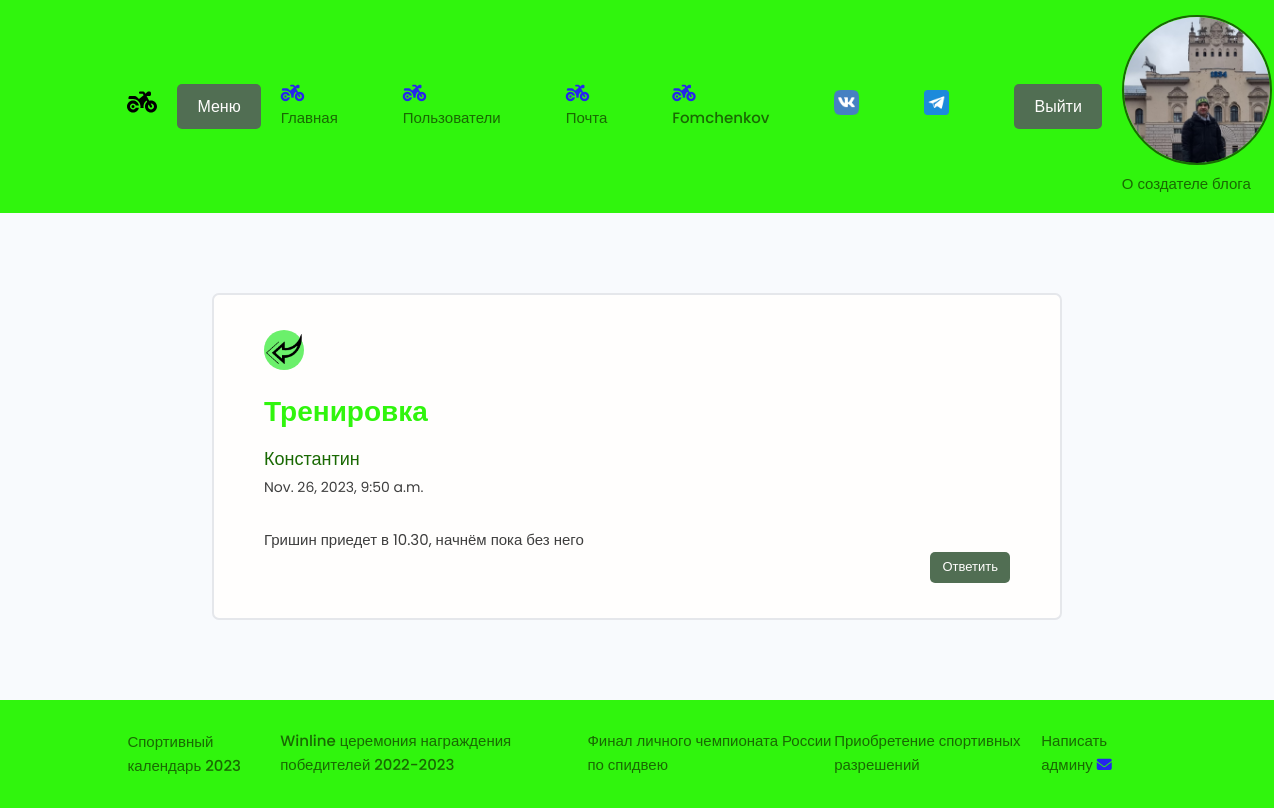
The app's page /users/message/6 (signed in) with its own data.
### users/models.py (models this page shows, shortened)
class Message(models.Model):
    sender = models.ForeignKey(Profiles, on_delete=models.SET_NULL, null=True, blank=True, verbose_name='отправитель')
    recipient = models.ForeignKey(Profiles, on_delete=models.SET_NULL, null=True, blank=True,
                                  related_name='messages', verbose_name='получатель')
    name = models.CharField(max_length=200, null=True, blank=True, verbose_name='имя отправителя')
    email = models.EmailField(max_length=200, null=True, blank=True)
    subject = models.CharField(max_length=200, null=True, blank=True, verbose_name='тема письма')
    body = models.TextField(verbose_name='текст письма')
    is_read = models.BooleanField(default=False, null=True)
    created = models.DateTimeField(auto_now_add=True)
    class Meta:
        ordering = ['is_read', '-created']

### users/views.py (the view)
# urls.py: path('message/<pk>', views.view_message, name='message'),
@login_required(login_url='login')
def view_message(request, pk):
    profile = request.user.profiles
    message = profile.messages.get(pk=pk)
    if not message.is_read:
        message.is_read = True
        message.save()
    context = {'message': message}
    return render(request, 'users/message.html', context)

### users/templates/users/message.html (shortened to what this page needs)
{% extends 'blogs/base.html' %}
{% load static %}
{% block content %}
<main class="messagePage my-xl">
    <div class="content-box">
        <div class="message">
            <a class="backButton" href="{% url 'inbox' %}">
            <img src="{% static 'images/left.png'%}" alt="left">
            </a>
            <h2 class="message__subject">{{ message.subject }}</h2>
            {% if message.sender.id %}
            {% if message.sender %}
            <a href="{% url 'user_profile' message.sender.id %}" class="message__author">{{ message.sender }}</a>
            {% else %}
            <a href="" class="message__author">{{ message.name }}</a>
            {% endif %}
            <p class="message__date">{{ message.created }}</p>
            <div class="message__body">
            {{ message.body | linebreaksbr }}
            </div>
            <div class="message__answer">
            <a href="{% url 'create-message' request.user.id %}" class="btn btn--sub btn--sm">Ответить </a>
            </div>
        </div>
    </div>
</main>
{% endif %}
{% endblock %}

### blogs/templates/blogs/navbar.html (shortened to what this page needs)
{% load static %}
<header class="header">
    <div class="container">
        <a href="https://yandex.ru/games/app/104552?utm_campaign=rus_games_category-tag1_yandex_search_460.new%7C59209247&utm_medium=search&utm_source=yandex&utm_term=мото%20играть&utm_content=k50id%7C0100000026530692216_26530692216%7Ccid%7C59209247%7Cgid%7C4460577361%7Caid%7C10267378046%7Cadp%7Cno%7Cpos%7Cpremium1%7Csrc%7Csearch_none%7Cdvc%7Cdesktop%7Cmain#app-id=104552&catalog-session-uid=catalog-fdd06838-9f26-5c54-88c1-589accba6267-1698846900716-2e6a&rtx-reqid=15332313874183280178&pos=%7B%22listType%22%3A%22suggested%22%2C%22tabCategory%22%3A%22tag%22%7D&redir-data=%7B%22block%22%3A%22suggested%22%2C%22block_index%22%3A1%2C%22card%22%3A%22adaptive_recommended_new%22%2C%22col%22%3A1%2C%22first_screen%22%3A1%2C%22page%22%3A%22tag_175%22%2C%22rn%22%3A208590498%2C%22row%22%3A0%2C%22rtx_reqid%22%3A%2215332313874183280178%22%2C%22wrapper%22%3A%22grid-list%22%2C%22http_ref%22%3A%22https%253A%252F%252Fyandex.ru%252Fgames%252Ftag%252Fmototsikly_175%253Fk50id%253D0100000026530692216_26530692216%2526etext%253D2202.CMxsDZ-hGwTWFh2cPU1_FpYTB3ZeaDfPndT3Yvr5L9u6a-esZMgbT12hHn-036G7emVmb3FudGlxdGtkenVkcw.7a316d76cc2939811d87c6c8d372c2196b7d29a1%2526yclid%253D6468167345593194550%22%7D" class="header--logo" target="_blank">
            <img class="logo" src="{% static 'images/logo2.svg' %}" alt="Motocross Logo" />
        </a>
        <div class="menu">
            <button class="btn btn--sub">Меню</button>
        </div>
        <nav class="header--nav">
            <ul class="header--menu">
                <li class="header--menu--items"><a href="{% url 'blogs' %}"><br>Главная</a></li>
                <li class="header--menu--items"><a href="{% url 'profiles' %}"><br>Пользователи</a></li>
                {% if request.user.is_authenticated %}
                <li class="header__menuItem"><a href="{% url 'inbox' %}">Почта</a></li>
                <li class="header--menu--items"><a href="{% url 'account' %}"><br>{{ request.user }}</a></li>
                <li>
                    <a href="https://vk.com/motocross_ru" target="_blank" rel="noopener noreferrer" class="vk">
                        <img src="{% static 'images/vk.ico' %}" alt="VK"/>
                    </a>
                </li>
                <li>
                    <a href="https://t.me/s/motocrossrace" target="_blank" rel="noopener noreferrer" class="vk">
                        <img src="{% static 'images/tg.ico' %}" alt="telegram"/>
                    </a>
                </li>
                <li class="header__menuItem"><a href="{% url 'logout' %}" class="btn btn--sub">Выйти</a></li>
                {% else %}
                <li class="header--menu--items"><a href="{% url 'login' %}"><i class="fa-solid fa-motorcycle fa-fade fa-lg" style="color: #2525ed;"></i><br>Вход / Регистрация</a></li>
                {% endif %}
            </ul>
        </nav>
        <div class="autor">
            <a href="{% url 'autor' %}"><img class="avatar avatar--lg" src="{% static 'images/autor_photo.jpg' %}" alt="Autor" /> <br> О создателе блога</a>
        </div>
    </div>
</header>

### blogs/static/styles/app.css (style rules this page uses)
:root { --color-sub: #30f50d; }
.btn--sub { background-color: var(--color-sub-light); }
img { width: 100%; }
.content-box { width: 95%; max-width: 85rem; margin: 0 auto; }
.header { position: sticky; z-index: 111; background-color: var(--color-sub); padding: 1.5rem 0; }
.header > .container { display: flex; justify-content: space-between; align-items: center; }
.logo { width: 30px; height: 30px; margin-right: 20px; }
.header--logo { text-align: end; }
.menu { position: relative; display: inline-block; margin-right: 2rem; }
.header--menu { display: inline-flex; list-style-type: none; }
.header--nav > ul { display: inline-flex; align-items: center; list-style: none; gap: 6.5rem; }
.autor { margin-left: 2rem; }
.vk img { width: 25px; }
.message { padding: 2.5rem 0; }
.message > a { display: flex; gap: 1rem; }
.message__author, .message__date { flex-basis: 25%; }
.message__subject { flex-basis: 50%; }
.message__date { text-align: right; }
.message__answer { text-align: right; }
.messagePage .message { list-style: none; background: var(--color-white); padding: 3.5rem 5rem; border: 2px solid var(--color-light); border-radius: 0.7rem; }
.messagePage .message__subject { font-size: 2.8rem; color: var(--color-sub); margin-bottom: 1rem; margin-top: 2rem; }
.messagePage .message__author { font-size: 1.8rem; font-weight: 500; }
.messagePage .message__date { font-size: 1.4rem; font-weight: 400; text-align: left; margin-bottom: 3rem; }
.backButton { background: var(--color-main-light); color: var(--color-main); width: 4rem; height: 4rem; display: flex; align-items: center; justify-content: center; border-radius: 50%; }

### blogs/static/uikit/styles/modules/_variables.css (style rules this page uses)
:root { --color-main: #196903; --color-main-light: #6bf06b; --color-sub: #40563f; --color-sub-light: #516e53; --color-sub-lighter: #ededfd; --color-text: #3e3e3e; --color-gray: #8b8b8b; --color-light: #e5e7eb; --color-light-gray: #767676; --color-bg: #f8fafd; --color-white: #fffefd; --color-white-light: #f3f3f3; --color-success: #359e64; --color-success-bg: #def8e8; --color-error: #fc4b0b; --color-error-bg: #fff2ee; --font-base: 'Poppins', arial, helvetica, 'Segoe UI', roboto, ubuntu, sans-serif; --font-monospace: 'Fira Code', 'Courier New', courier, monospace; --font-regular: 300; --font-medium: 500; --font-bold: 700; --generic-shadow: 1px 1px 5px #00000010; --generic-transition: all 0.3s ease-in-out; }

### blogs/static/uikit/styles/modules/_base.css (style rules this page uses)
* { margin: 0; padding: 0; box-sizing: border-box; text-rendering: optimizeLegibility; color: inherit; font-size: inherit; }
html { font-size: 50%; }
@media only screen and (min-width: 480px) { html { font-size: 56.25%; } }
@media only screen and (min-width: 1200px) { html { font-size: 62.5%; } }
body { line-height: 1.6; font-weight: 400; font-size: 1.5rem; color: var(--color-text); background-color: var(--color-bg); min-height: 100vh; }

### blogs/static/uikit/styles/modules/_typography.css (style rules this page uses)
* { font-family: var(--font-base); }
h2 { font-size: 3.6rem; font-weight: var(--font-bold); }
p, span, strong { font-size: 1.6rem; color: var(--color-text); font-weight: var(--font-regular); }
a { padding-bottom: 2px; text-decoration: none; display: inline-block; color: var(--color-main); font-weight: var(--font-medium); }

### blogs/static/uikit/styles/modules/_utilities.css (style rules this page uses)
.container { width: 92%; max-width: 165rem; margin: 0 auto; box-sizing: border-box; }
@media screen and (min-width: 1000px) { .container { width: 90%; } }
@media screen and (min-width: 1200px) { .container { width: 80%; } }
.my-xl { margin: 8rem auto; }

### blogs/static/uikit/styles/modules/_avatar.css (style rules this page uses)
.avatar { border-radius: 50%; border: 2px solid var(--color-main); object-fit: cover; }
.avatar--lg { height: 15rem; width: 15rem; }

### blogs/static/uikit/styles/modules/_button.css (style rules this page uses)
.btn { display: inline-block; position: relative; cursor: pointer; background-color: var(--color-light); font-weight: var(--font-medium); color: var(--color-sub); text-decoration: none; padding: 1rem 2rem; border-radius: 0.5rem; border: none; width: -webkit-fit-content; width: -moz-fit-content; width: fit-content; height: -webkit-fit-content; height: -moz-fit-content; height: fit-content; font-size: 1.6rem; outline-width: 0; outline-color: transparent; -webkit-backface-visibility: hidden; backface-visibility: hidden; transition: all 0.3s ease-in-out; }
.btn--sub { background-color: var(--color-sub); color: var(--color-white); }
.btn--sm { font-size: 1.3rem; padding: 0.5rem 1.2rem; }

### records on screen
Message: subject "Тренировка", name "Константин", created "Nov. 26, 2023, 9:50 a.m.", body "Гришин приедет в 10.30, начнём пока без него"

### other values on screen
{{ request.user }} "Fomchenkov"
